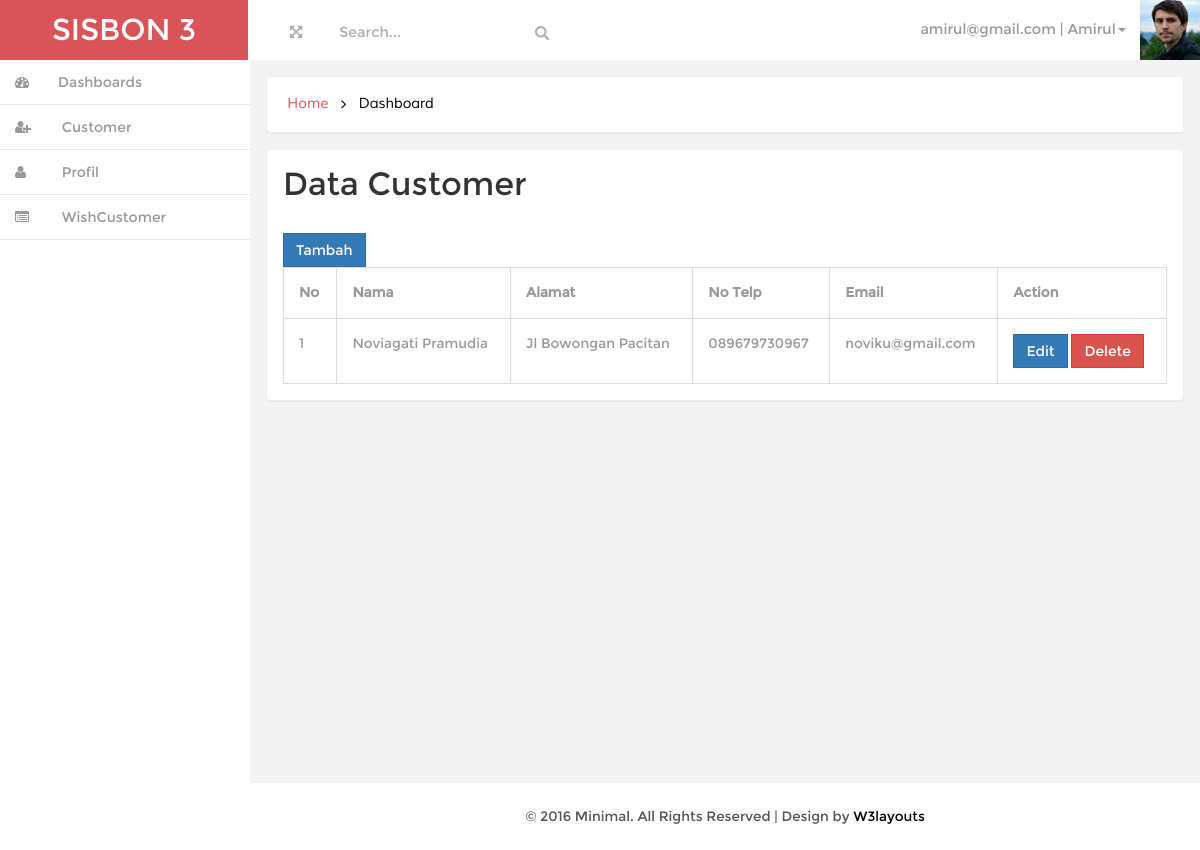
Page /index.php?page=customer (signed in) on the earlier database version.
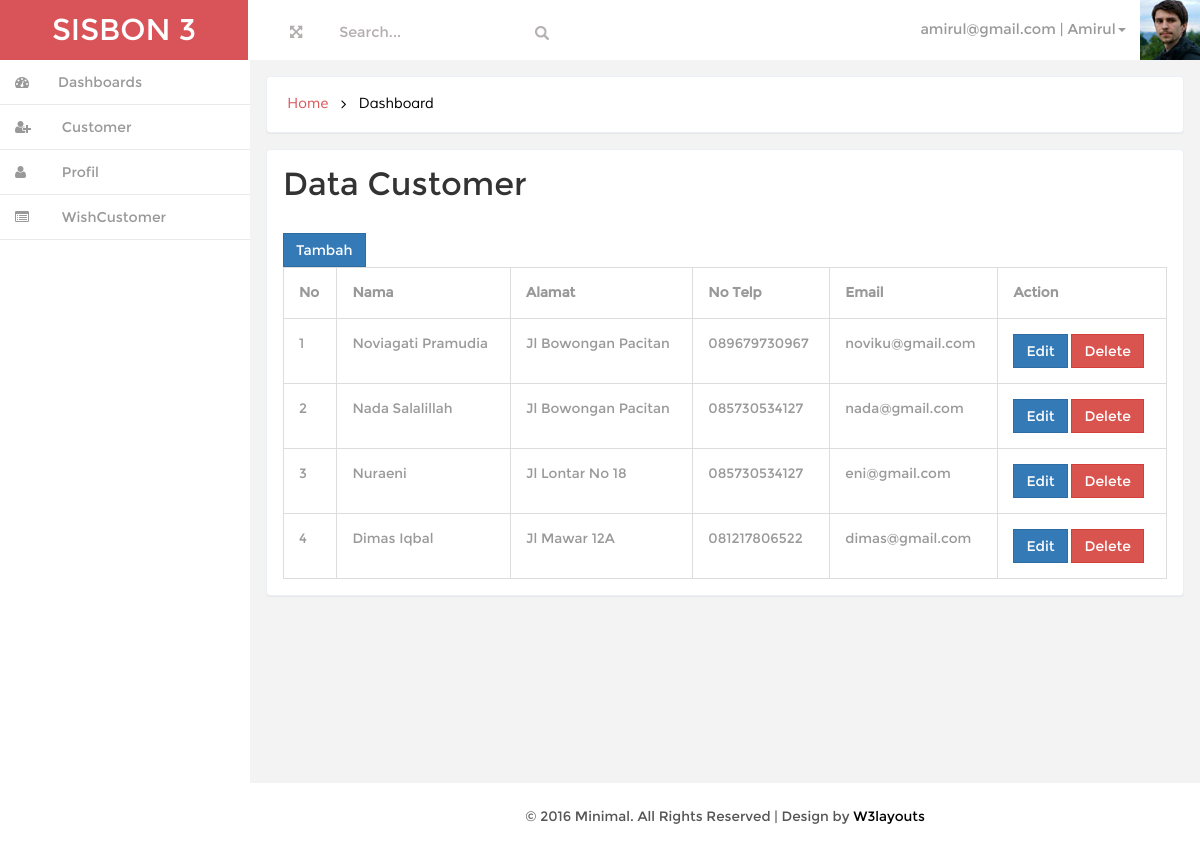
Same page on the later database version.
### tables this page shows
CREATE TABLE IF NOT EXISTS `tbcustomer` (
  `id_customer` int(11) NOT NULL AUTO_INCREMENT,
  `id_pegawai` int(11) NOT NULL,
  `nama` varchar(100) NOT NULL,
  `no_telp` varchar(20) NOT NULL,
  `alamat` text NOT NULL,
  `email` varchar(50) NOT NULL,
  `password` varchar(50) NOT NULL,
  `tgl_input` date NOT NULL,
  `bulan` varchar(20) NOT NULL,
  `tahun` varchar(5) NOT NULL,
  PRIMARY KEY (`id_customer`)
);

### class/Customer.php (called while the page is built, shortened)
<?php
class Customer implements BaseData
{
    private $conn;
    public function __construct()
    {
        $database = new Koneksi();
        $db = $database->dbKoneksi();
        $this->conn = $db;
    }
    public function getAllByIdPegawai($id)
    {
        try
        {
            $stmt = $this->conn->prepare("SELECT * FROM tbcustomer WHERE id_pegawai=$id");
            $stmt->execute();
            $rowCustomer = $stmt->fetchAll(PDO::FETCH_ASSOC);
            return $rowCustomer;
        }
        catch(PDOException $e)
        {
            echo $e->getMessage();
        }
    }
}

### page/customer.php (the view, shortened to what this page needs)
<?php
$model = new Customer();
?>
<h3 class="head-top">Data Customer</h3>
<a href="?page=customer_edit" class="btn btn-primary"> Tambah</a>
<table class="table table-bordered table-responsive">
    <tr>
        <th>No</th>
        <th>Nama</th>
        <th>Alamat</th>
        <th>No Telp</th>
        <th>Email</th>
        <th>Action</th>
    </tr>
    <?php
    $no=1;
    foreach($model->getAllByIdPegawai($_SESSION['user_session']) as $data){
        ?>
        <tr>
            <td><?=$no++?></td>
            <td><?=$data['nama']?></td>
            <td><?=$data['alamat']?></td>
            <td><?=$data['no_telp']?></td>
            <td><?=$data['email']?></td>
            <td>
                <a href="?page=customer_edit&id=<?=$data['id_customer']?>" class="btn btn-primary">Edit</a>
                <button id="<?=$data['id_customer']?>" class="btn btn-danger btn-del">Delete</button>
            </td>
        </tr>
    <?php } ?>
</table>

Differences in the rows shown:
added tbcustomer: nama "Nada Salalillah", alamat "Jl Bowongan Pacitan", no_telp "085730534127", email "nada@gmail.com"
added tbcustomer: nama "Nuraeni", alamat "Jl Lontar No 18", no_telp "085730534127", email "eni@gmail.com"
added tbcustomer: nama "Dimas Iqbal", alamat "Jl Mawar 12A", no_telp "081217806522", email "dimas@gmail.com"
